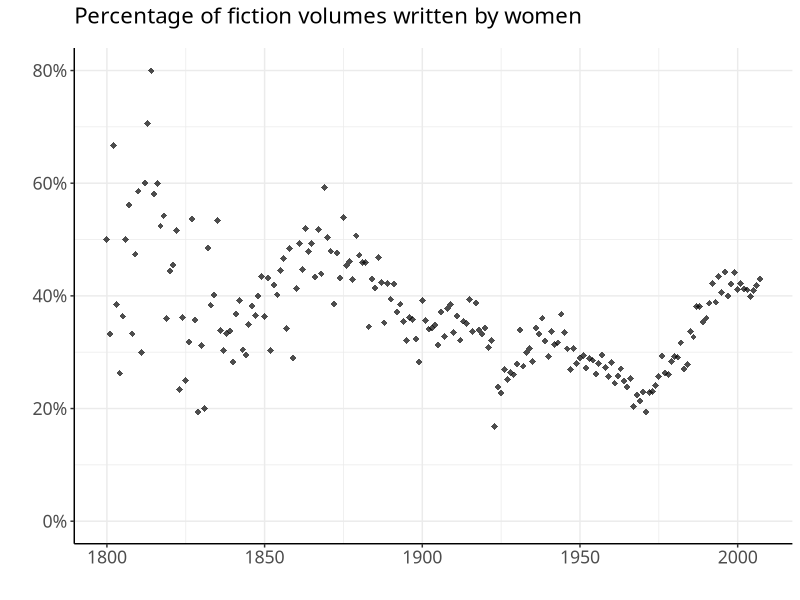
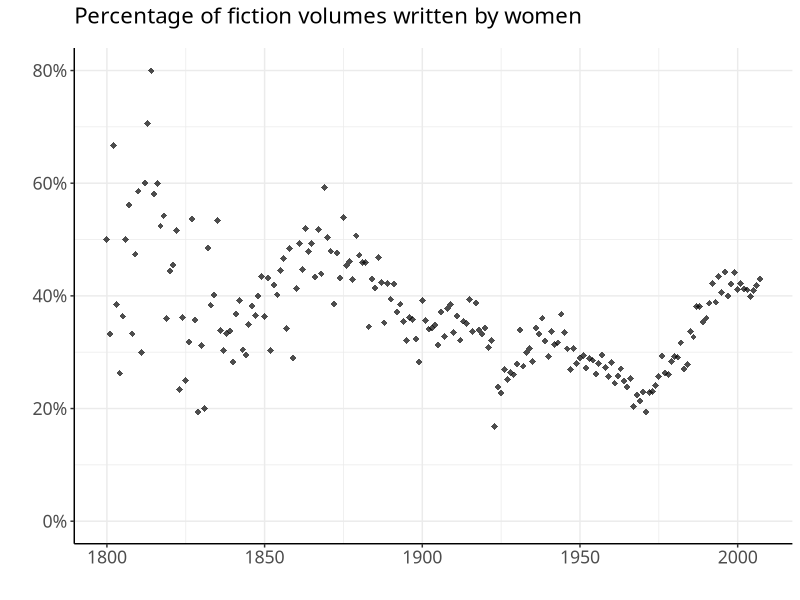

These charts were generated, in order, by the following R code:
library(ggplot2)
library(scales)
library(dplyr)

this.dir <- dirname(parent.frame(2)$ofile)
setwd(this.dir)

data=read.table("../dataforR/author_ci.txt", sep="\t")
gdf=as.data.frame(data)
p <- ggplot(gdf, (aes(x=gdf$V1, y=gdf$V3))) + 
  geom_point(size = 2, shape = 18, alpha = 0.7) + 
  xlab("") + ylab("") + ggtitle("Percentage of fiction volumes written by women") + 
  scale_y_continuous(labels = scales::percent, limits = c(0, 0.8)) + 
  theme_bw() +
  theme(text = element_text(size = 16, family = "Avenir Next Medium"), 
        panel.border = element_blank(),
        axis.line = element_line(color = 'black'),
        plot.title = element_text(margin = margin(b = 14), size = 16, lineheight = 1.1))

tiff("../images/C4Fig9authors.tiff", height = 6, width = 9, units = 'in', res=400)
plot(p)
dev.off()
plot(p)